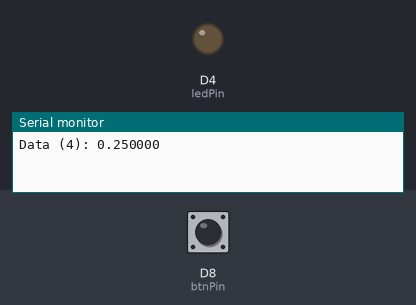
This program was run on a simulated ESP8266 (NodeMCU). On the bench: output pins drawn as LEDs (lit = HIGH), the last lines printed to the serial monitor. Dashed ring = blinking. The test bench sets the inputs (shaded band); at power-on: D8 (btnPin) LOW. EEPROM starts erased.

Above: at 2.2 s.
2.3 s: D8 (btnPin) pulled HIGH for 0.15 s
At 3.05 s:
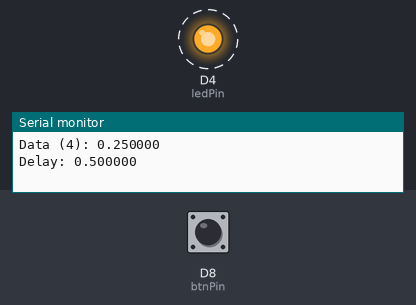
Timing chart, 0 to 11.4 s (numbered marks = the images above; inputs shaded):
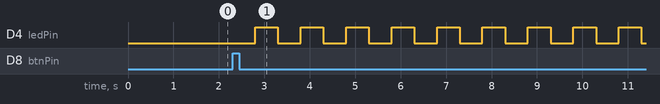

The program:

main.cpp
```cpp
#include <Arduino.h>
#include <Ticker.h>
#include <EEPROM.h>

int ledPin = D4;
int btnPin = D8; // RX GPIO 03
int ledState = LOW;

Ticker ledTimer;
// fake data
struct
{
  float delayTimer = 0;
} data;

void blink()
{
  digitalWrite(ledPin, ledState = !ledState);
}

void setup()
{
  EEPROM.begin(sizeof(data));
  EEPROM.get(0, data);
  Serial.begin(9600);
  pinMode(ledPin, OUTPUT);
  pinMode(btnPin, INPUT);
  digitalWrite(ledPin, ledState);
  ledTimer.attach(data.delayTimer, blink);
  delay(1000);
  if (isnan(data.delayTimer))
  {
    data.delayTimer = 0.25f;
  }
  Serial.printf("Data (%d): %f\n", sizeof(data), data.delayTimer);
}

void loop()
{
  if (digitalRead(btnPin) == HIGH)
  {

    if (data.delayTimer >= 3.0f)
    {
      data.delayTimer = 0.0f;
    }
    data.delayTimer += 0.25;
    ledTimer.detach();
    ledTimer.attach(data.delayTimer, blink);
    Serial.printf("Delay: %f", data.delayTimer);
    Serial.println();
    EEPROM.put(0, data);
    EEPROM.commit();
    delay(500);
  }
}
```

Measured:
- after the input at 2.3 s, D4 (ledPin): alternates HIGH for 0.50 s and LOW for 0.50 s, starting after 0.50 s
